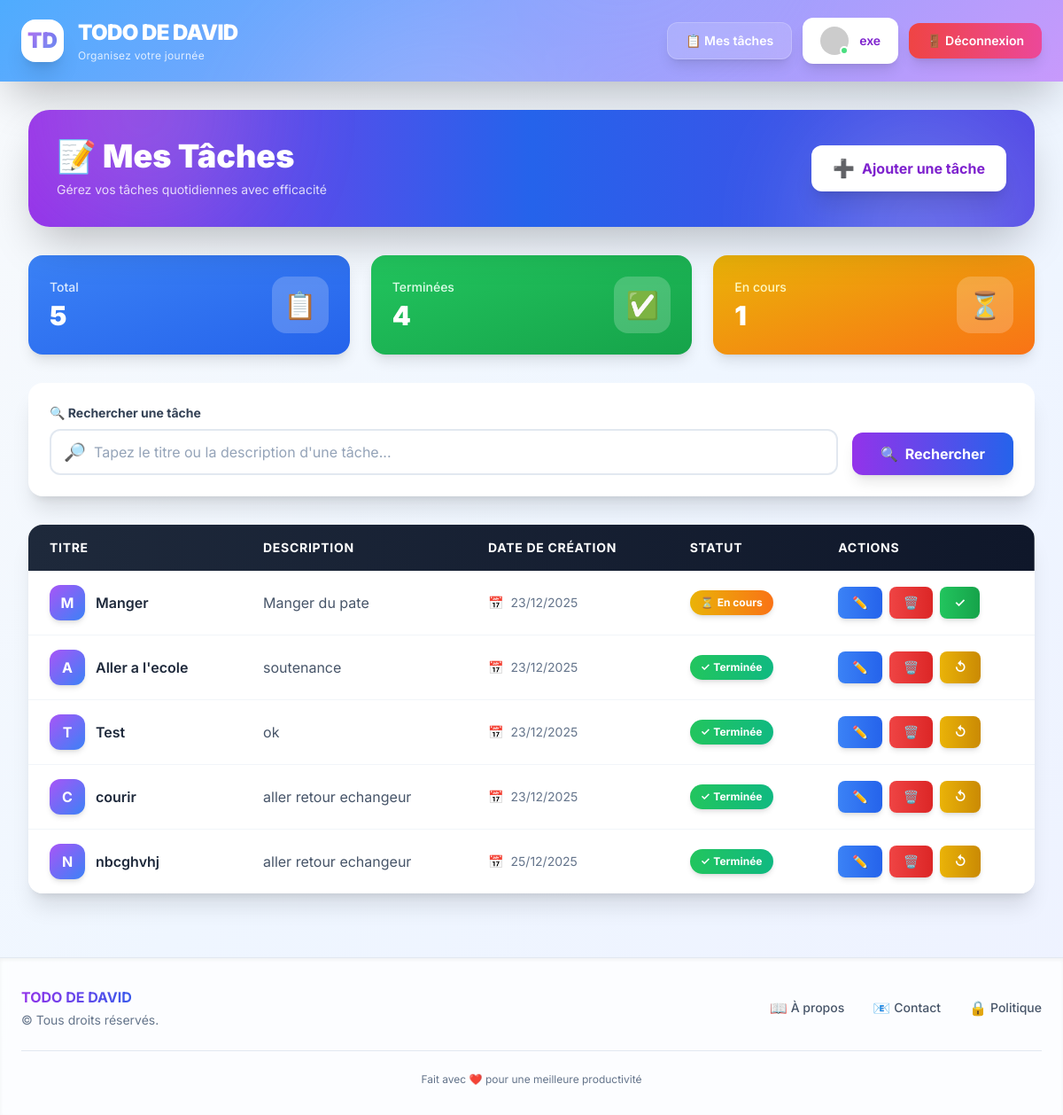
The page / (signed in) on the database as committed earlier.
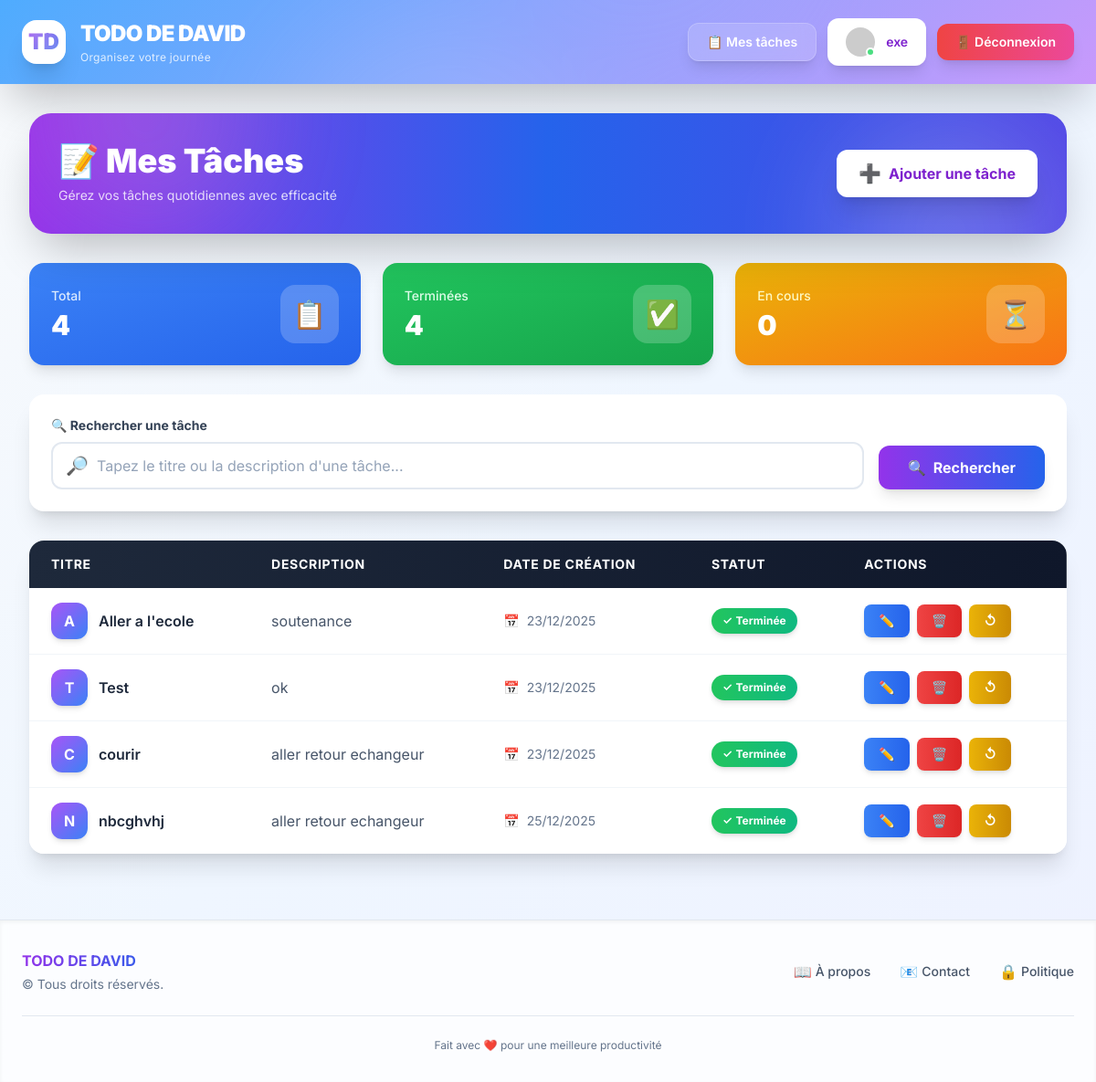
The same page on the database as committed later.
### todo/models.py (models this page shows, shortened)
class Task(models.Model):
    titre = models.CharField(max_length=200)
    description = models.CharField(max_length=2000)
    date_creation = models.DateField(auto_now_add=True)
    completed = models.BooleanField(default=False)
    proprio = models.ForeignKey(User,related_name='task', on_delete=models.CASCADE)

### todo/views.py (the view)
# urls.py: path("", list_task, name='list_task'),
@login_required(login_url="login_user")
def list_task (request):
    user = request.user
    tasks = Task.objects.filter(proprio=request.user).order_by('date_creation')
    total_tasks = tasks.count()
    completeds_tasks = tasks.filter(completed = True).count()
    pending_tasks = tasks.filter(completed = False).count()
    query = request.GET.get("recherche")
    if query :
        tasks = tasks.filter(titre__icontains=query)
    context = {
        'tasks': tasks,
        'total_tasks': total_tasks,
        'completed_tasks': completeds_tasks,
        'pending_tasks': pending_tasks,
        'query':query,
    }
    return render(request, 'todo/task.html', context)

### todo/templates/todo/task.html (shortened to what this page needs)
{% extends 'todo/base.html' %} {% load static %} {% block content %}
<div class="max-w-7xl mx-auto px-4 sm:px-6 lg:px-8 py-6 sm:py-8">
  <div
    class="bg-gradient-to-r from-purple-600 via-blue-600 to-indigo-600 rounded-2xl sm:rounded-3xl shadow-2xl p-6 sm:p-8 mb-6 sm:mb-8 relative overflow-hidden"
  >
    <div class="absolute inset-0 opacity-20">
      <div
        class="absolute bottom-0 left-0 w-40 h-40 sm:w-64 sm:h-64 bg-pink-300 rounded-full filter blur-3xl"
      ></div>
    </div>
    <div
      class="relative z-10 flex flex-col sm:flex-row justify-between items-start sm:items-center gap-4"
    >
      <div>
        <h1 class="text-2xl sm:text-3xl lg:text-4xl font-black text-white mb-2">
          📝 Mes Tâches
        </h1>
        <p class="text-white/80 text-xs sm:text-sm">
          Gérez vos tâches quotidiennes avec efficacité
        </p>
      </div>
      <a
        href="{% url 'list_create' %}"
        class="action-btn w-full sm:w-auto px-6 py-3 bg-white text-purple-700 hover:bg-gradient-to-r hover:from-white hover:to-purple-50 rounded-xl font-bold transition shadow-xl flex items-center justify-center gap-2"
      >
        <span class="text-xl">➕</span>
        <span>Ajouter une tâche</span>
      </a>
    </div>
  </div>
  <div
    class="grid grid-cols-1 sm:grid-cols-2 lg:grid-cols-3 gap-4 sm:gap-6 mb-6 sm:mb-8"
  >
    <div
      class="bg-gradient-to-br from-blue-500 to-blue-600 rounded-xl sm:rounded-2xl p-5 sm:p-6 text-white shadow-lg"
    >
      <div class="flex items-center justify-between">
        <div>
          <p class="text-blue-100 text-xs sm:text-sm font-medium mb-1">Total</p>
          <p class="text-2xl sm:text-3xl font-black">{{ total_tasks }}</p>
        </div>
        <div
          class="w-12 h-12 sm:w-16 sm:h-16 bg-white/20 rounded-xl sm:rounded-2xl flex items-center justify-center text-2xl sm:text-3xl"
        >
          📋
        </div>
      </div>
    </div>
    <div
      class="bg-gradient-to-br from-green-500 to-green-600 rounded-xl sm:rounded-2xl p-5 sm:p-6 text-white shadow-lg"
    >
      <div class="flex items-center justify-between">
        <div>
          <p class="text-green-100 text-xs sm:text-sm font-medium mb-1">
            Terminées
          </p>
          <p class="text-2xl sm:text-3xl font-black">{{ completed_tasks }}</p>
        </div>
        <div
          class="w-12 h-12 sm:w-16 sm:h-16 bg-white/20 rounded-xl sm:rounded-2xl flex items-center justify-center text-2xl sm:text-3xl"
        >
          ✅
        </div>
      </div>
    </div>
    <div
      class="bg-gradient-to-br from-yellow-500 to-orange-500 rounded-xl sm:rounded-2xl p-5 sm:p-6 text-white shadow-lg sm:col-span-2 lg:col-span-1"
    >
      <div class="flex items-center justify-between">
        <div>
          <p class="text-yellow-100 text-xs sm:text-sm font-medium mb-1">
            En cours
          </p>
          <p class="text-2xl sm:text-3xl font-black">{{ pending_tasks }}</p>
        </div>
        <div
          class="w-12 h-12 sm:w-16 sm:h-16 bg-white/20 rounded-xl sm:rounded-2xl flex items-center justify-center text-2xl sm:text-3xl"
        >
          ⏳
        </div>
      </div>
    </div>
  </div>
  <div class="bg-white rounded-2xl shadow-xl p-6 mb-6 sm:mb-8">
    <form method="GET" class="flex flex-col sm:flex-row gap-4 items-start sm:items-end">
      <div class="flex-1 w-full">
        <label for="recherche" class="block text-sm font-bold text-slate-700 mb-2">
          🔍 Rechercher une tâche
        </label>
        <div class="relative">
          <input
            type="search"
            name="recherche"
            id="recherche"
            placeholder="Tapez le titre ou la description d'une tâche..."
            value="{{ query|default:'' }}"
            class="search-input w-full px-4 py-3 pl-12 border-2 border-slate-200 rounded-xl focus:border-purple-500 transition-all duration-200 text-slate-700 placeholder-slate-400"
          />
          <span class="absolute left-4 top-1/2 transform -translate-y-1/2 text-slate-400 text-xl">
            🔎
          </span>
        </div>
      </div>
      <button
        type="submit"
        class="action-btn w-full sm:w-auto px-8 py-3 bg-gradient-to-r from-purple-600 to-blue-600 hover:from-purple-700 hover:to-blue-700 text-white rounded-xl font-bold transition shadow-lg flex items-center justify-center gap-2"
      >
        <span>🔍</span>
        <span>Rechercher</span>
      </button>
    </form>
  </div>
  <div class="hidden lg:block bg-white rounded-2xl shadow-xl overflow-hidden">
    <div class="overflow-x-auto">
      <table class="min-w-full">
        <thead>
          <tr class="bg-gradient-to-r from-slate-800 to-slate-900 text-white">
            <th
              class="px-6 py-4 text-left text-sm font-bold uppercase tracking-wider"
            >
              Titre
            </th>
            <th
              class="px-6 py-4 text-left text-sm font-bold uppercase tracking-wider"
            >
              Description
            </th>
            <th
              class="px-6 py-4 text-left text-sm font-bold uppercase tracking-wider"
            >
              Date de création
            </th>
            <th
              class="px-6 py-4 text-left text-sm font-bold uppercase tracking-wider"
            >
              Statut
            </th>
            <th
              class="px-6 py-4 text-left text-sm font-bold uppercase tracking-wider"
            >
              Actions
            </th>
          </tr>
        </thead>
        <tbody class="divide-y divide-slate-100">
          {% for task in tasks %}
          <tr
            class="task-row bg-white hover:bg-gradient-to-r hover:from-slate-50 hover:to-blue-50"
          >
            <td class="px-6 py-4">
              <div class="flex items-center gap-3">
                <div
                  class="w-10 h-10 bg-gradient-to-br from-purple-500 to-blue-500 rounded-xl flex items-center justify-center text-white font-bold shadow-md"
                >
                  {{ task.titre|first|upper }}
                </div>
                <span class="font-semibold text-slate-800"
                  >{{ task.titre }}</span
                >
              </div>
            </td>
            <td class="px-6 py-4 text-slate-600">
              {{ task.description|truncatewords:10 }}
            </td>
            <td class="px-6 py-4 text-slate-500 text-sm">
              <div class="flex items-center gap-2">
                <span>📅</span>
                <span>{{ task.date_creation|date:"d/m/Y" }}</span>
              </div>
            </td>
            <td class="px-6 py-4">
              {% if task.completed %}
              <span
                class="status-badge inline-flex items-center gap-1 px-3 py-1.5 bg-gradient-to-r from-green-500 to-emerald-500 text-white rounded-full text-xs font-bold shadow-md"
              >
                <span>✓</span>
                <span>Terminée</span>
              </span>
              {% else %}
              <span
                class="status-badge inline-flex items-center gap-1 px-3 py-1.5 bg-gradient-to-r from-yellow-500 to-orange-500 text-white rounded-full text-xs font-bold shadow-md"
              >
                <span>⏳</span>
                <span>En cours</span>
              </span>
              {% endif %}
            </td>
            <td class="px-6 py-4">
              <div class="flex gap-2">
                <a
                  href="{% url 'list_update' task.id %}"
                  class="action-btn px-4 py-2 bg-gradient-to-r from-blue-500 to-blue-600 hover:from-blue-600 hover:to-blue-700 text-white rounded-lg text-sm font-semibold shadow-md"
                  title="Modifier"
                >
                  ✏️
                </a>
                <a
                  href="{% url 'delete_task' task.id %}"
                  class="action-btn px-4 py-2 bg-gradient-to-r from-red-500 to-red-600 hover:from-red-600 hover:to-red-700 text-white rounded-lg text-sm font-semibold shadow-md"
                  title="Supprimer"
                >
                  🗑️
                </a>
                {% if not task.completed %}
                <a
                  href="{% url 'completed_task' task.id %}"
                  class="action-btn px-4 py-2 bg-gradient-to-r from-green-500 to-green-600 hover:from-green-600 hover:to-green-700 text-white rounded-lg text-sm font-semibold shadow-md"
                  title="Marquer comme terminée"
                >
                  ✓
                </a>
                {% else %}
                <a
                  href="{% url 'nocompleted_task' task.id %}"
                  class="action-btn px-4 py-2 bg-gradient-to-r from-yellow-500 to-yellow-600 hover:from-yellow-600 hover:to-yellow-700 text-white rounded-lg text-sm font-semibold shadow-md"
                  title="Marquer comme non terminée"
                >
                  <span>↺</span>
                </a>
                {% endif %}
              </div>
            </td>
          </tr>
          {% endfor %}
        </tbody>
      </table>
    </div>
  </div>
</div>
{% endblock %}

### todo/templates/todo/base.html (shortened to what this page needs)
<!DOCTYPE html>
<html lang="fr">
  <head>
    <script src="https://cdn.tailwindcss.com"></script>
  </head>
  <body class="min-h-screen flex flex-col bg-gradient-to-br from-slate-50 via-blue-50 to-indigo-50">
    <header class="animated-gradient text-white shadow-2xl relative overflow-hidden">
      <div class="absolute inset-0 opacity-10">
        <div class="absolute top-0 left-1/4 w-64 h-64 sm:w-96 sm:h-96 bg-white rounded-full filter blur-3xl"></div>
        <div class="absolute bottom-0 right-1/4 w-64 h-64 sm:w-96 sm:h-96 bg-purple-300 rounded-full filter blur-3xl"></div>
      </div>
      <div class="max-w-7xl mx-auto px-4 sm:px-6 py-4 sm:py-5 flex items-center justify-between relative z-10">
        <div class="flex items-center space-x-2 sm:space-x-4">
          <div class="logo-shine w-10 h-10 sm:w-12 sm:h-12 flex items-center justify-center rounded-xl sm:rounded-2xl bg-white shadow-xl">
            <span class="text-xl sm:text-2xl font-black bg-gradient-to-br from-purple-600 to-blue-600 bg-clip-text text-transparent">
            </span>
          </div>
          <a href="{% url 'list_task' %}" class="group">
            <h1 class="text-lg sm:text-2xl font-black tracking-tight group-hover:scale-105 transition-transform">
              TODO DE DAVID
              <span class="hidden sm:block text-xs font-normal text-white/80 tracking-wide mt-0.5">Organisez votre journée</span>
            </h1>
          </a>
        </div>
        <nav class="hidden lg:flex items-center space-x-3">
          {% if user.is_authenticated %}
          <a
            href="{% url 'list_task' %}"
            class="glass-effect hover-lift px-5 py-2.5 rounded-xl text-sm font-semibold transition shadow-lg"
          >
            📋 Mes tâches
          </a>
          <a
            href="{% url 'profil' %}"
            class="flex items-center gap-3 px-5 py-2.5 bg-white text-purple-700 rounded-xl hover:bg-gradient-to-r hover:from-white hover:to-purple-50 transition shadow-lg hover-lift text-sm font-semibold"
          >
            <div class="relative">
              <img
                src="https://ui-avatars.com/api/?name={{ user.first_name }}+{{ user.last_name }}&background=667eea&color=fff&size=128&bold=true"
                class="w-8 h-8 rounded-full ring-2 ring-white/50"
              />
              <span class="absolute bottom-0 right-0 w-2.5 h-2.5 bg-green-400 rounded-full border-2 border-white"></span>
            </div>
            <span class="font-semibold">
              {{ user.first_name|default:user.username }}
            </span>
          </a>
          <a
            href="{% url 'logout_user' %}"
            class="px-5 py-2.5 bg-gradient-to-r from-red-500 to-pink-500 hover:from-red-600 hover:to-pink-600 rounded-xl text-sm font-semibold transition shadow-lg hover-lift"
          >
            🚪 Déconnexion
          </a>
          {% endif %}
        </nav>
      </div>
    </header>
    <main class="flex-grow">{% block content %} {% endblock %}</main>
    <footer class="bg-white/80 backdrop-blur-sm border-t border-slate-200 mt-10 shadow-inner">
      <div class="max-w-7xl mx-auto px-4 sm:px-6 py-6 sm:py-8">
        <div class="flex flex-col md:flex-row justify-between items-center gap-4 sm:gap-6">
          <div class="text-center md:text-left">
            <p class="text-sm sm:text-base text-slate-700 font-bold mb-1 bg-gradient-to-r from-purple-600 to-blue-600 bg-clip-text text-transparent">
            </p>
            <p class="text-slate-500 text-xs sm:text-sm">
              © {{ now|date:"Y" }} Tous droits réservés.
            </p>
          </div>
          <div class="flex items-center space-x-4 sm:space-x-8">
            <a
              href="#"
              class="text-xs sm:text-sm text-slate-600 hover:text-purple-600 transition font-medium hover:scale-110 transform inline-flex items-center gap-1"
            >
              <span class="text-sm sm:text-base">📖</span>
              <span>À propos</span>
            </a>
            <a
              href="#"
              class="text-xs sm:text-sm text-slate-600 hover:text-purple-600 transition font-medium hover:scale-110 transform inline-flex items-center gap-1"
            >
              <span class="text-sm sm:text-base">📧</span>
              <span>Contact</span>
            </a>
            <a
              href="#"
              class="text-xs sm:text-sm text-slate-600 hover:text-purple-600 transition font-medium hover:scale-110 transform inline-flex items-center gap-1"
            >
              <span class="text-sm sm:text-base">🔒</span>
              <span class="hidden sm:inline">Politique</span>
            </a>
          </div>
        </div>
        <div class="mt-4 sm:mt-6 pt-4 sm:pt-6 border-t border-slate-200 text-center">
          <p class="text-xs text-slate-500">
            Fait avec <span class="text-red-500 animate-pulse">❤️</span> pour une meilleure productivité
          </p>
        </div>
      </div>
    </footer>
  </body>
</html>

### todo/templates/todo/base.html (style rules this page uses)
body { font-family: 'Inter', sans-serif; }
.animated-gradient { background: linear-gradient(-45deg, #667eea, #764ba2, #f093fb, #4facfe); background-size: 400% 400%; animation: gradientShift 15s ease infinite; }
.glass-effect { background: rgba(255, 255, 255, 0.15); backdrop-filter: blur(10px); border: 1px solid rgba(255, 255, 255, 0.2); }
.hover-lift { transition: all 0.3s cubic-bezier(0.4, 0, 0.2, 1); }
.logo-shine { position: relative; overflow: hidden; }
.logo-shine::after { content: ''; position: absolute; top: -50%; left: -50%; width: 200%; height: 200%; background: linear-gradient(45deg, transparent, rgba(255,255,255,0.3), transparent); animation: shine 3s infinite; }

### todo/templates/todo/task.html (style rules this page uses)
.task-row { transition: all 0.3s cubic-bezier(0.4, 0, 0.2, 1); }
.status-badge { animation: fadeIn 0.5s ease-in; }
.action-btn { transition: all 0.2s ease; }

Rows that differ between the two databases and show on the page:
removed Task: titre|first "M", titre "Manger", description "Manger du pate", date_creation "23/12/2025", completed "En cours"
Other text that changed with them:
{{ total_tasks }}: "5" → "4"
{{ pending_tasks }}: "1" → "0"
